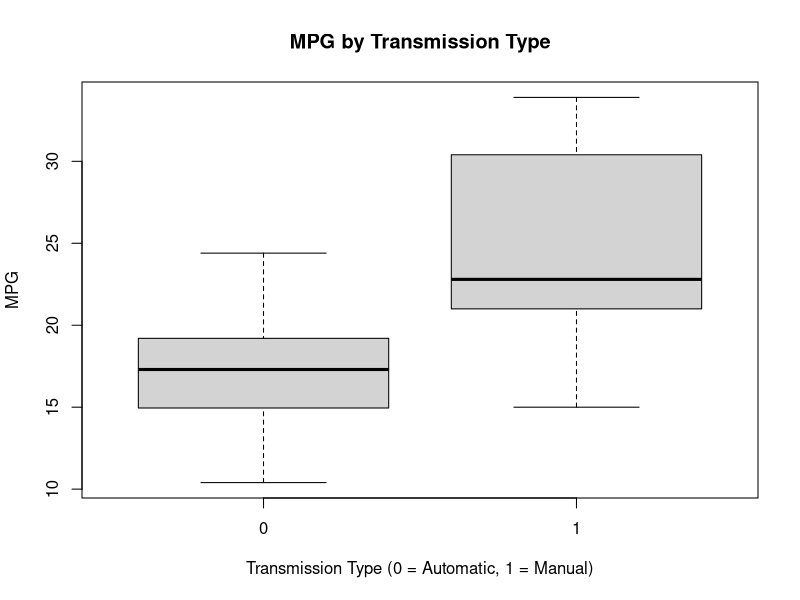

Recreate this plot in R.
## ---- chunk 1
knitr::opts_chunk$set(echo = FALSE)
## ---- chunk 2
library(datasets)
summary(mtcars)
## ---- chunk 3
library(ggplot2)

mtcars$cyl <- as.factor(mtcars$cyl)
mtcars$vs <- as.factor(mtcars$vs)
mtcars$am <- factor(mtcars$am)
mtcars$gear <- factor(mtcars$gear)
mtcars$carb <- factor(mtcars$carb)
attach(mtcars)
  boxplot(mpg ~ am, 
          xlab="Transmission Type (0 = Automatic, 1 = Manual)", 
          ylab="MPG",
          main="MPG by Transmission Type")

